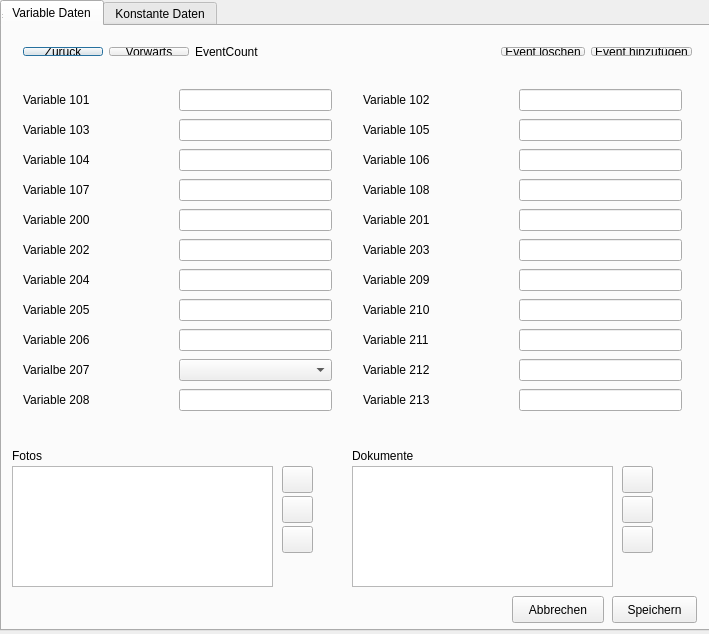
<?xml version="1.0" encoding="UTF-8"?>
<ui version="4.0">
 <class>MainWindow</class>
 <widget class="QDialog" name="MainWindow">
  <property name="geometry">
   <rect>
    <x>0</x>
    <y>0</y>
    <width>709</width>
    <height>634</height>
   </rect>
  </property>
  <property name="windowTitle">
   <string>MainWindow</string>
  </property>
  <widget class="QWidget" name="centralWidget" native="true">
   <property name="geometry">
    <rect>
     <x>0</x>
     <y>0</y>
     <width>711</width>
     <height>631</height>
    </rect>
   </property>
   <widget class="QTabWidget" name="VariableData">
    <property name="geometry">
     <rect>
      <x>0</x>
      <y>0</y>
      <width>711</width>
      <height>631</height>
     </rect>
    </property>
    <property name="styleSheet">
     <string notr="true"/>
    </property>
    <property name="currentIndex">
     <number>0</number>
    </property>
    <widget class="QWidget" name="tab1">
     <attribute name="title">
      <string>Variable Daten</string>
     </attribute>
     <widget class="QWidget" name="formLayoutWidget_2">
      <property name="geometry">
       <rect>
        <x>350</x>
        <y>50</y>
        <width>341</width>
        <height>359</height>
       </rect>
      </property>
      <layout class="QGridLayout" name="gridLayout">
       <item row="0" column="0">
        <widget class="QLabel" name="label_102">
         <property name="minimumSize">
          <size>
           <width>150</width>
           <height>0</height>
          </size>
         </property>
         <property name="text">
          <string>Variable 102</string>
         </property>
        </widget>
       </item>
       <item row="0" column="1">
        <widget class="QLineEdit" name="lineEdit_102"/>
       </item>
       <item row="1" column="0">
        <widget class="QLabel" name="label_105">
         <property name="text">
          <string>Variable 105</string>
         </property>
        </widget>
       </item>
       <item row="1" column="1">
        <widget class="QLineEdit" name="lineEdit_105"/>
       </item>
       <item row="2" column="0">
        <widget class="QLabel" name="label_106">
         <property name="text">
          <string>Variable 106</string>
         </property>
        </widget>
       </item>
       <item row="2" column="1">
        <widget class="QLineEdit" name="lineEdit_106"/>
       </item>
       <item row="3" column="0">
        <widget class="QLabel" name="label_108">
         <property name="text">
          <string>Variable 108</string>
         </property>
        </widget>
       </item>
       <item row="3" column="1">
        <widget class="QLineEdit" name="lineEdit_108"/>
       </item>
       <item row="4" column="0">
        <widget class="QLabel" name="label_201">
         <property name="text">
          <string>Variable 201</string>
         </property>
        </widget>
       </item>
       <item row="4" column="1">
        <widget class="QLineEdit" name="lineEdit_201"/>
       </item>
       <item row="5" column="0">
        <widget class="QLabel" name="label_203">
         <property name="text">
          <string>Variable 203</string>
         </property>
        </widget>
       </item>
       <item row="5" column="1">
        <widget class="QLineEdit" name="lineEdit_203"/>
       </item>
       <item row="6" column="0">
        <widget class="QLabel" name="label_209">
         <property name="text">
          <string>Variable 209</string>
         </property>
        </widget>
       </item>
       <item row="6" column="1">
        <widget class="QLineEdit" name="lineEdit_209"/>
       </item>
       <item row="7" column="0">
        <widget class="QLabel" name="label_210">
         <property name="text">
          <string>Variable 210</string>
         </property>
        </widget>
       </item>
       <item row="7" column="1">
        <widget class="QLineEdit" name="lineEdit_210"/>
       </item>
       <item row="8" column="0">
        <widget class="QLabel" name="label_211">
         <property name="text">
          <string>Variable 211</string>
         </property>
        </widget>
       </item>
       <item row="8" column="1">
        <widget class="QLineEdit" name="lineEdit_211"/>
       </item>
       <item row="9" column="0">
        <widget class="QLabel" name="label_212">
         <property name="text">
          <string>Variable 212</string>
         </property>
        </widget>
       </item>
       <item row="9" column="1">
        <widget class="QLineEdit" name="lineEdit_212"/>
       </item>
       <item row="10" column="0">
        <widget class="QLabel" name="label_213">
         <property name="text">
          <string>Variable 213</string>
         </property>
        </widget>
       </item>
       <item row="10" column="1">
        <widget class="QLineEdit" name="lineEdit_213"/>
       </item>
      </layout>
     </widget>
     <widget class="QWidget" name="formLayoutWidget">
      <property name="geometry">
       <rect>
        <x>10</x>
        <y>50</y>
        <width>331</width>
        <height>359</height>
       </rect>
      </property>
      <layout class="QGridLayout" name="gridLayout_2">
       <item row="0" column="0">
        <widget class="QLabel" name="label_101">
         <property name="minimumSize">
          <size>
           <width>150</width>
           <height>0</height>
          </size>
         </property>
         <property name="text">
          <string>Variable 101</string>
         </property>
        </widget>
       </item>
       <item row="0" column="1">
        <widget class="QLineEdit" name="lineEdit_101"/>
       </item>
       <item row="1" column="0">
        <widget class="QLabel" name="label_103">
         <property name="text">
          <string>Variable 103</string>
         </property>
        </widget>
       </item>
       <item row="1" column="1">
        <widget class="QLineEdit" name="lineEdit_103"/>
       </item>
       <item row="2" column="0">
        <widget class="QLabel" name="label_104">
         <property name="text">
          <string>Variable 104</string>
         </property>
        </widget>
       </item>
       <item row="2" column="1">
        <widget class="QLineEdit" name="lineEdit_104"/>
       </item>
       <item row="3" column="0">
        <widget class="QLabel" name="label_107">
         <property name="text">
          <string>Variable 107</string>
         </property>
        </widget>
       </item>
       <item row="3" column="1">
        <widget class="QLineEdit" name="lineEdit_107"/>
       </item>
       <item row="4" column="0">
        <widget class="QLabel" name="label_200">
         <property name="text">
          <string>Variable 200</string>
         </property>
        </widget>
       </item>
       <item row="4" column="1">
        <widget class="QLineEdit" name="lineEdit_200"/>
       </item>
       <item row="5" column="0">
        <widget class="QLabel" name="label_202">
         <property name="text">
          <string>Variable 202</string>
         </property>
        </widget>
       </item>
       <item row="5" column="1">
        <widget class="QLineEdit" name="lineEdit_202"/>
       </item>
       <item row="6" column="0">
        <widget class="QLabel" name="label_204">
         <property name="text">
          <string>Variable 204</string>
         </property>
        </widget>
       </item>
       <item row="6" column="1">
        <widget class="QLineEdit" name="lineEdit_204"/>
       </item>
       <item row="7" column="0">
        <widget class="QLabel" name="label_205">
         <property name="text">
          <string>Variable 205</string>
         </property>
        </widget>
       </item>
       <item row="7" column="1">
        <widget class="QLineEdit" name="lineEdit_205"/>
       </item>
       <item row="8" column="0">
        <widget class="QLabel" name="label_206">
         <property name="text">
          <string>Variable 206</string>
         </property>
        </widget>
       </item>
       <item row="8" column="1">
        <widget class="QLineEdit" name="lineEdit_206"/>
       </item>
       <item row="9" column="0">
        <widget class="QLabel" name="label_207">
         <property name="text">
          <string>Varialbe 207</string>
         </property>
        </widget>
       </item>
       <item row="9" column="1">
        <widget class="QComboBox" name="comboBox_207"/>
       </item>
       <item row="10" column="0">
        <widget class="QLabel" name="label_208">
         <property name="text">
          <string>Variable 208</string>
         </property>
        </widget>
       </item>
       <item row="10" column="1">
        <widget class="QLineEdit" name="lineEdit_208"/>
       </item>
      </layout>
     </widget>
     <widget class="QWidget" name="layoutWidget">
      <property name="geometry">
       <rect>
        <x>10</x>
        <y>10</y>
        <width>691</width>
        <height>31</height>
       </rect>
      </property>
      <layout class="QHBoxLayout" name="horizontalLayout">
       <item>
        <widget class="QPushButton" name="buttonPreviousData">
         <property name="text">
          <string>Zurück</string>
         </property>
        </widget>
       </item>
       <item>
        <widget class="QPushButton" name="buttonNextData">
         <property name="text">
          <string>Vorwärts</string>
         </property>
        </widget>
       </item>
       <item>
        <widget class="QLabel" name="lblEventCount">
         <property name="text">
          <string>EventCount</string>
         </property>
        </widget>
       </item>
       <item>
        <spacer name="horizontalSpacer">
         <property name="orientation">
          <enum>Qt::Horizontal</enum>
         </property>
         <property name="sizeHint" stdset="0">
          <size>
           <width>40</width>
           <height>20</height>
          </size>
         </property>
        </spacer>
       </item>
       <item>
        <widget class="QPushButton" name="buttonDeleteData">
         <property name="text">
          <string>Event löschen</string>
         </property>
        </widget>
       </item>
       <item>
        <widget class="QPushButton" name="buttonNewData">
         <property name="text">
          <string>Event hinzufügen</string>
         </property>
        </widget>
       </item>
      </layout>
     </widget>
     <widget class="QPushButton" name="button_open_photo_var">
      <property name="geometry">
       <rect>
        <x>280</x>
        <y>440</y>
        <width>31</width>
        <height>27</height>
       </rect>
      </property>
      <property name="toolTip">
       <string>Öffnen</string>
      </property>
      <property name="text">
       <string/>
      </property>
      <property name="icon">
       <iconset>
        <normaloff>icons/open.png</normaloff>icons/open.png</iconset>
      </property>
     </widget>
     <widget class="QPushButton" name="buttonCancel_1">
      <property name="geometry">
       <rect>
        <x>510</x>
        <y>570</y>
        <width>92</width>
        <height>27</height>
       </rect>
      </property>
      <property name="text">
       <string>Abbrechen</string>
      </property>
     </widget>
     <widget class="QPushButton" name="buttonSave_1">
      <property name="geometry">
       <rect>
        <x>610</x>
        <y>570</y>
        <width>85</width>
        <height>27</height>
       </rect>
      </property>
      <property name="text">
       <string>Speichern</string>
      </property>
     </widget>
     <widget class="QPushButton" name="button_add_photo_var">
      <property name="geometry">
       <rect>
        <x>280</x>
        <y>470</y>
        <width>31</width>
        <height>27</height>
       </rect>
      </property>
      <property name="toolTip">
       <string>Hinzufügen</string>
      </property>
      <property name="text">
       <string/>
      </property>
      <property name="icon">
       <iconset>
        <normaloff>icons/add.png</normaloff>icons/add.png</iconset>
      </property>
     </widget>
     <widget class="QPushButton" name="button_delete_photo_var">
      <property name="geometry">
       <rect>
        <x>280</x>
        <y>500</y>
        <width>31</width>
        <height>27</height>
       </rect>
      </property>
      <property name="toolTip">
       <string>Entfernen</string>
      </property>
      <property name="text">
       <string/>
      </property>
      <property name="icon">
       <iconset>
        <normaloff>icons/delete.png</normaloff>icons/delete.png</iconset>
      </property>
     </widget>
     <widget class="QLabel" name="label_fotos_var">
      <property name="geometry">
       <rect>
        <x>10</x>
        <y>420</y>
        <width>61</width>
        <height>20</height>
       </rect>
      </property>
      <property name="text">
       <string>Fotos</string>
      </property>
     </widget>
     <widget class="QLabel" name="label_dokumente_var">
      <property name="geometry">
       <rect>
        <x>350</x>
        <y>420</y>
        <width>91</width>
        <height>20</height>
       </rect>
      </property>
      <property name="text">
       <string>Dokumente</string>
      </property>
     </widget>
     <widget class="QPushButton" name="button_add_doc_var">
      <property name="geometry">
       <rect>
        <x>620</x>
        <y>470</y>
        <width>31</width>
        <height>27</height>
       </rect>
      </property>
      <property name="toolTip">
       <string>Hinzufügen</string>
      </property>
      <property name="text">
       <string/>
      </property>
      <property name="icon">
       <iconset>
        <normaloff>icons/add.png</normaloff>icons/add.png</iconset>
      </property>
     </widget>
     <widget class="QPushButton" name="button_open_doc_var">
      <property name="geometry">
       <rect>
        <x>620</x>
        <y>440</y>
        <width>31</width>
        <height>27</height>
       </rect>
      </property>
      <property name="toolTip">
       <string>Öffnen</string>
      </property>
      <property name="text">
       <string/>
      </property>
      <property name="icon">
       <iconset>
        <normaloff>icons/open.png</normaloff>icons/open.png</iconset>
      </property>
     </widget>
     <widget class="QPushButton" name="button_delete_doc_var">
      <property name="geometry">
       <rect>
        <x>620</x>
        <y>500</y>
        <width>31</width>
        <height>27</height>
       </rect>
      </property>
      <property name="toolTip">
       <string>Entfernen</string>
      </property>
      <property name="text">
       <string/>
      </property>
      <property name="icon">
       <iconset>
        <normaloff>icons/delete.png</normaloff>icons/delete.png</iconset>
      </property>
     </widget>
     <widget class="QListWidget" name="listWidget_photo_var">
      <property name="geometry">
       <rect>
        <x>10</x>
        <y>440</y>
        <width>261</width>
        <height>121</height>
       </rect>
      </property>
     </widget>
     <widget class="QListWidget" name="listWidget_doc_var">
      <property name="geometry">
       <rect>
        <x>350</x>
        <y>440</y>
        <width>261</width>
        <height>121</height>
       </rect>
      </property>
     </widget>
    </widget>
    <widget class="QWidget" name="tab_2">
     <attribute name="title">
      <string>Konstante Daten</string>
     </attribute>
     <widget class="QLabel" name="label_309">
      <property name="geometry">
       <rect>
        <x>10</x>
        <y>180</y>
        <width>121</width>
        <height>16</height>
       </rect>
      </property>
      <property name="text">
       <string>Variable 309</string>
      </property>
     </widget>
     <widget class="QComboBox" name="comboBox_309">
      <property name="geometry">
       <rect>
        <x>140</x>
        <y>180</y>
        <width>91</width>
        <height>21</height>
       </rect>
      </property>
     </widget>
     <widget class="QWidget" name="layoutWidget">
      <property name="geometry">
       <rect>
        <x>10</x>
        <y>20</y>
        <width>511</width>
        <height>133</height>
       </rect>
      </property>
      <layout class="QGridLayout" name="gridLayout_3">
       <item row="0" column="0">
        <layout class="QGridLayout" name="gridLayout_4">
         <item row="1" column="0">
          <widget class="QCheckBox" name="checkBox_300">
           <property name="text">
            <string/>
           </property>
          </widget>
         </item>
         <item row="0" column="0">
          <widget class="QCheckBox" name="checkBox_299">
           <property name="text">
            <string/>
           </property>
          </widget>
         </item>
         <item row="2" column="0">
          <widget class="QCheckBox" name="checkBox_301">
           <property name="text">
            <string/>
           </property>
          </widget>
         </item>
         <item row="3" column="0">
          <widget class="QCheckBox" name="checkBox_302">
           <property name="text">
            <string/>
           </property>
          </widget>
         </item>
         <item row="4" column="0">
          <widget class="QCheckBox" name="checkBox_303">
           <property name="text">
            <string/>
           </property>
          </widget>
         </item>
        </layout>
       </item>
       <item row="0" column="1">
        <layout class="QGridLayout" name="gridLayout_5">
         <item row="3" column="0">
          <widget class="QCheckBox" name="checkBox_307">
           <property name="text">
            <string/>
           </property>
          </widget>
         </item>
         <item row="2" column="0">
          <widget class="QCheckBox" name="checkBox_306">
           <property name="text">
            <string/>
           </property>
          </widget>
         </item>
         <item row="1" column="0">
          <widget class="QCheckBox" name="checkBox_305">
           <property name="text">
            <string/>
           </property>
          </widget>
         </item>
         <item row="0" column="0">
          <widget class="QCheckBox" name="checkBox_304">
           <property name="text">
            <string/>
           </property>
          </widget>
         </item>
         <item row="4" column="0">
          <widget class="QCheckBox" name="checkBox_308">
           <property name="text">
            <string/>
           </property>
          </widget>
         </item>
        </layout>
       </item>
      </layout>
     </widget>
     <widget class="QPushButton" name="buttonCancel_2">
      <property name="geometry">
       <rect>
        <x>510</x>
        <y>570</y>
        <width>92</width>
        <height>27</height>
       </rect>
      </property>
      <property name="text">
       <string>Abbrechen</string>
      </property>
     </widget>
     <widget class="QPushButton" name="buttonSave_2">
      <property name="geometry">
       <rect>
        <x>610</x>
        <y>570</y>
        <width>85</width>
        <height>27</height>
       </rect>
      </property>
      <property name="text">
       <string>Speichern</string>
      </property>
     </widget>
     <widget class="QLabel" name="label_fotos">
      <property name="geometry">
       <rect>
        <x>10</x>
        <y>420</y>
        <width>61</width>
        <height>20</height>
       </rect>
      </property>
      <property name="text">
       <string>Fotos</string>
      </property>
     </widget>
     <widget class="QPushButton" name="button_add_doc">
      <property name="geometry">
       <rect>
        <x>620</x>
        <y>470</y>
        <width>31</width>
        <height>27</height>
       </rect>
      </property>
      <property name="toolTip">
       <string>Hinzufügen</string>
      </property>
      <property name="text">
       <string/>
      </property>
      <property name="icon">
       <iconset>
        <normaloff>icons/add.png</normaloff>icons/add.png</iconset>
      </property>
     </widget>
     <widget class="QPushButton" name="button_add_photo">
      <property name="geometry">
       <rect>
        <x>280</x>
        <y>470</y>
        <width>31</width>
        <height>27</height>
       </rect>
      </property>
      <property name="toolTip">
       <string>Hinzufügen</string>
      </property>
      <property name="text">
       <string/>
      </property>
      <property name="icon">
       <iconset>
        <normaloff>icons/add.png</normaloff>icons/add.png</iconset>
      </property>
     </widget>
     <widget class="QPushButton" name="button_open_doc">
      <property name="geometry">
       <rect>
        <x>620</x>
        <y>440</y>
        <width>31</width>
        <height>27</height>
       </rect>
      </property>
      <property name="toolTip">
       <string>Öffnen</string>
      </property>
      <property name="text">
       <string/>
      </property>
      <property name="icon">
       <iconset>
        <normaloff>icons/open.png</normaloff>icons/open.png</iconset>
      </property>
     </widget>
     <widget class="QLabel" name="label_dokumente">
      <property name="geometry">
       <rect>
        <x>350</x>
        <y>420</y>
        <width>91</width>
        <height>20</height>
       </rect>
      </property>
      <property name="text">
       <string>Dokumente</string>
      </property>
     </widget>
     <widget class="QPushButton" name="button_open_photo">
      <property name="geometry">
       <rect>
        <x>280</x>
        <y>440</y>
        <width>31</width>
        <height>27</height>
       </rect>
      </property>
      <property name="toolTip">
       <string>Öffnen</string>
      </property>
      <property name="text">
       <string/>
      </property>
      <property name="icon">
       <iconset>
        <normaloff>icons/open.png</normaloff>icons/open.png</iconset>
      </property>
     </widget>
     <widget class="QPushButton" name="button_delete_doc">
      <property name="geometry">
       <rect>
        <x>620</x>
        <y>500</y>
        <width>31</width>
        <height>27</height>
       </rect>
      </property>
      <property name="toolTip">
       <string>Entfernen</string>
      </property>
      <property name="text">
       <string/>
      </property>
      <property name="icon">
       <iconset>
        <normaloff>icons/delete.png</normaloff>icons/delete.png</iconset>
      </property>
     </widget>
     <widget class="QPushButton" name="button_delete_photo">
      <property name="geometry">
       <rect>
        <x>280</x>
        <y>500</y>
        <width>31</width>
        <height>27</height>
       </rect>
      </property>
      <property name="toolTip">
       <string>Entfernen</string>
      </property>
      <property name="text">
       <string/>
      </property>
      <property name="icon">
       <iconset>
        <normaloff>icons/delete.png</normaloff>icons/delete.png</iconset>
      </property>
     </widget>
     <widget class="QListWidget" name="listWidget_photo">
      <property name="geometry">
       <rect>
        <x>10</x>
        <y>440</y>
        <width>261</width>
        <height>121</height>
       </rect>
      </property>
     </widget>
     <widget class="QListWidget" name="listWidget_doc">
      <property name="geometry">
       <rect>
        <x>350</x>
        <y>440</y>
        <width>261</width>
        <height>121</height>
       </rect>
      </property>
     </widget>
    </widget>
   </widget>
  </widget>
  <widget class="QToolBar" name="mainToolBar">
   <property name="geometry">
    <rect>
     <x>0</x>
     <y>0</y>
     <width>2</width>
     <height>13</height>
    </rect>
   </property>
  </widget>
  <widget class="QStatusBar" name="statusBar">
   <property name="geometry">
    <rect>
     <x>0</x>
     <y>0</y>
     <width>3</width>
     <height>20</height>
    </rect>
   </property>
  </widget>
 </widget>
 <layoutdefault spacing="6" margin="11"/>
 <resources/>
 <connections/>
</ui>
